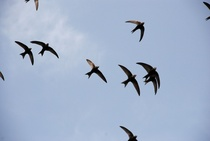
%> input picture lab7/ptaki2.jpg, 210 x 141 px, shrunk from 640 x 428 before the run
$ octave lab7v2.m   (GNU Octave 9; MATLAB toolbox functions it lacks are replaced by stand-ins)
%> lines starting %> are read from the running program, lines starting %| are printed output that depends on the picture; in (x1, y1, x2, y2) boxes, pixels count from 0 and x2, y2 are one past the last pixel; in counts of white or black regions, pixels touching at a corner belong together; the program's own positions count from 1
clear; clc;
im=imread('ptaki2.jpg');
%> im is the input picture: size 141x210x3 uint8; mean R, G, B 162.3, 178.2, 203.4

t=graythresh(im);
%> t = 0.431
bim2=~imbinarize(im(:,:,3));
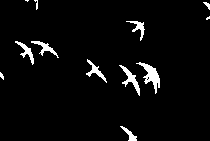
%> bim2: size 141x210 logical; 3.9% white; 12 white regions (3 under 20 px), largest, box (x1, y1, x2, y2) and area: (136, 62, 160, 94) 270, (119, 65, 140, 96) 185, (31, 41, 59, 58) 135

bim2 = imclose(bim2, ones(5));
%> bim2: size 141x210 logical; 4.1% white; 12 white regions (3 under 20 px), largest, box (x1, y1, x2, y2) and area: (136, 62, 160, 94) 290, (119, 65, 140, 96) 194, (15, 41, 34, 65) 151
bim2 = imopen(bim2, ones(5));
%> bim2: size 141x210 logical; 2.2% white; 7 white regions, largest, box (x1, y1, x2, y2) and area: (144, 65, 160, 88) 244, (23, 46, 32, 57) 87, (127, 73, 136, 83) 82

l2=bwlabel(bim2);
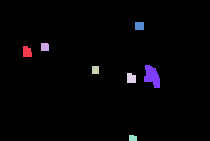
%> l2: size 141x210 double; 8 distinct labels, from 0 to 7; one colour per label, 0 black
n2=max(l2(:));
%> n2 = 7

for i=1:n2
    if sum(l2==i, 'all')<1000
        l2(l2==i)=0;
    end
end
%> this loop made 7 passes
%> l2: size 141x210 double; 2.19% of pixels changed, all inside (x1, y1, x2, y2) = (23, 22, 160, 141)

bim2=l2>0;
%> bim2: size 141x210 logical; every value is 0
l2=bwlabel(bim2);
n2=max(l2(:));
%> n2 = 0

f = {@AO5RBlairBliss, @AO5RCircularityL, @AO5RCircularityS, @AO5RDanielsson, @AO5RFeret, @AO5RHaralick, @AO5RMalinowska, @AO5RShape};
M2 = zeros(n2,8);
for i = 1:n2
    for j = 1:8
          M2(i,j) = f{j}(l2==i);
    end
end
%> this loop made 0 passes

M2;

im = imread('ptaki.jpg');
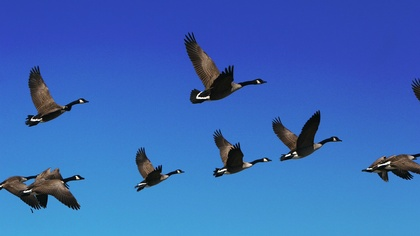
%> input picture lab7/ptaki.jpg, 420 x 236 px, shrunk from 1279 x 719 before the run
%> im is the input picture: size 236x420x3 uint8; mean R, G, B 56.9, 104.3, 184.4

r = imbinarize(im(:,:,1));
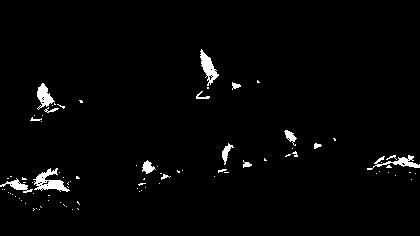
%> r: size 236x420 logical; 2.1% white; 87 white regions (71 under 20 px), largest, box (x1, y1, x2, y2) and area: (33, 168, 70, 192) 389, (200, 49, 219, 86) 296, (367, 155, 420, 170) 252
b = imbinarize(im(:,:,3));
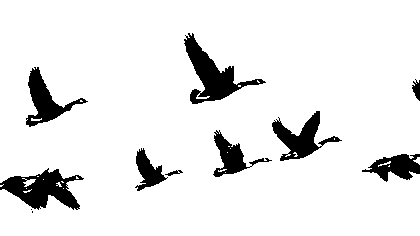
%> b: size 236x420 logical; 91.3% white; 11 black regions (2 under 20 px), largest, box (x1, y1, x2, y2) and area: (184, 33, 266, 104) 1829, (0, 168, 84, 210) 1764, (272, 111, 342, 161) 1265

bim = r | ~b;
%> bim: size 236x420 logical; 9.1% white; 10 white regions (2 under 20 px), largest, box (x1, y1, x2, y2) and area: (0, 168, 84, 213) 1901, (184, 33, 266, 104) 1883, (272, 111, 342, 161) 1306

bim = imopen(bim, ones(5));
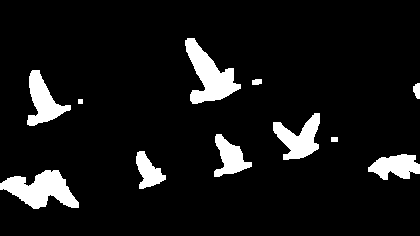
%> bim: size 236x420 logical; 8.4% white; 11 white regions, largest, box (x1, y1, x2, y2) and area: (0, 170, 79, 209) 1741, (185, 38, 241, 104) 1722, (273, 113, 320, 160) 1167
bim = imclose(bim, ones(5));
%> bim: size 236x420 logical; 8.4% white; 11 white regions
l = bwlabel(bim);
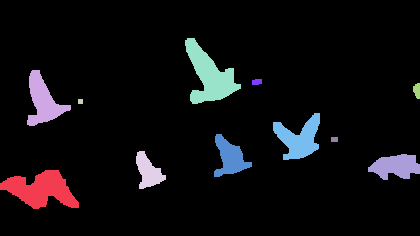
%> l: size 236x420 double; 12 distinct labels, from 0 to 11; one colour per label, 0 black
n = max(l(:));
%> n = 11
a = regionprops(l==4, 'all');
%> a = 1 region; box (x1, y1, x2, y2), Area, Centroid, MajorAxisLength, MinorAxisLength and Eccentricity: (136, 151, 166, 189) 621 [148.8 172.2] 40.49 23.74 0.81

M = zeros(n,8);
for i = 1:n
    for j = 1:8
%> (the run ends here)
